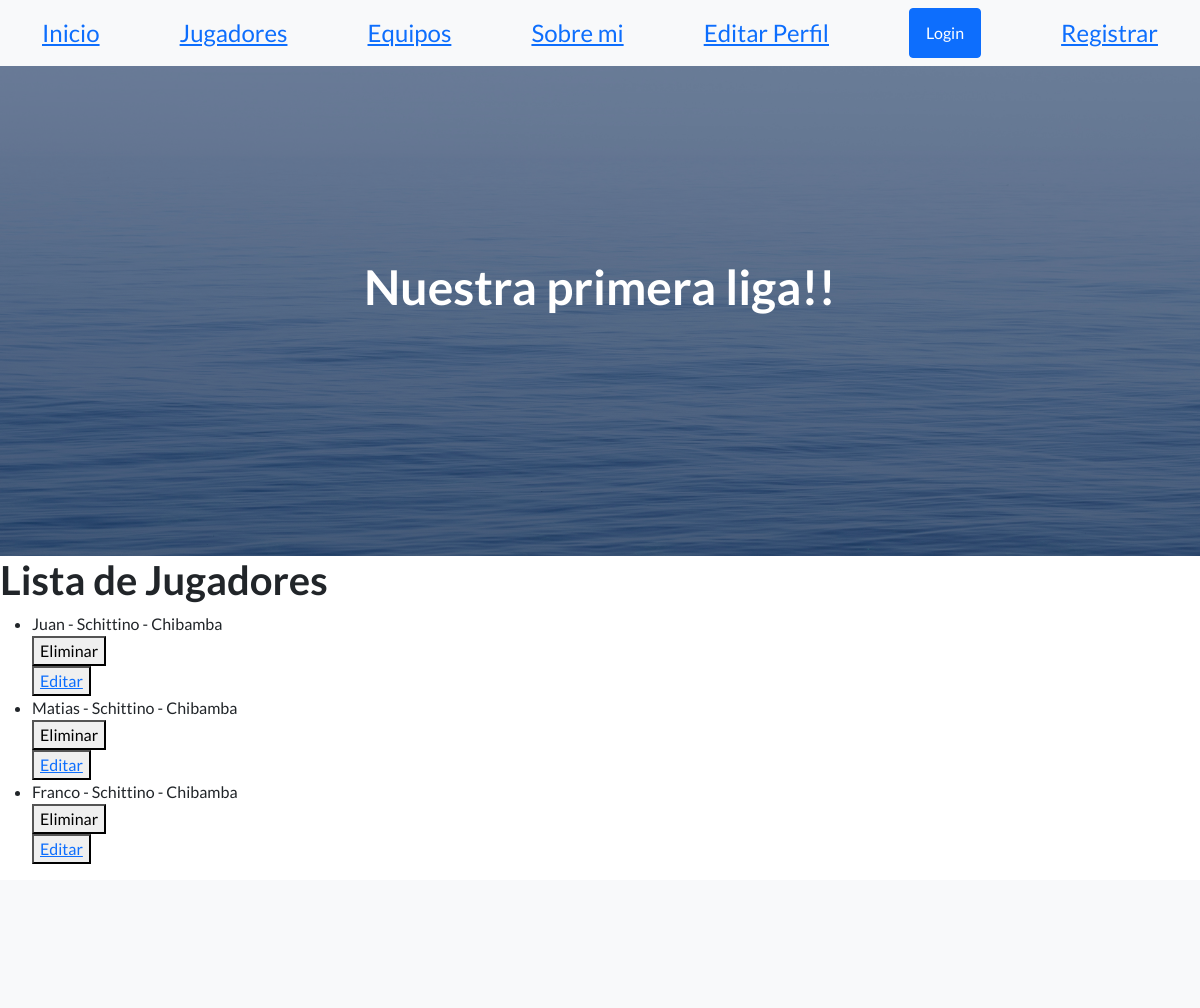
The app's page /app-coder/listaJugadores/, older data.
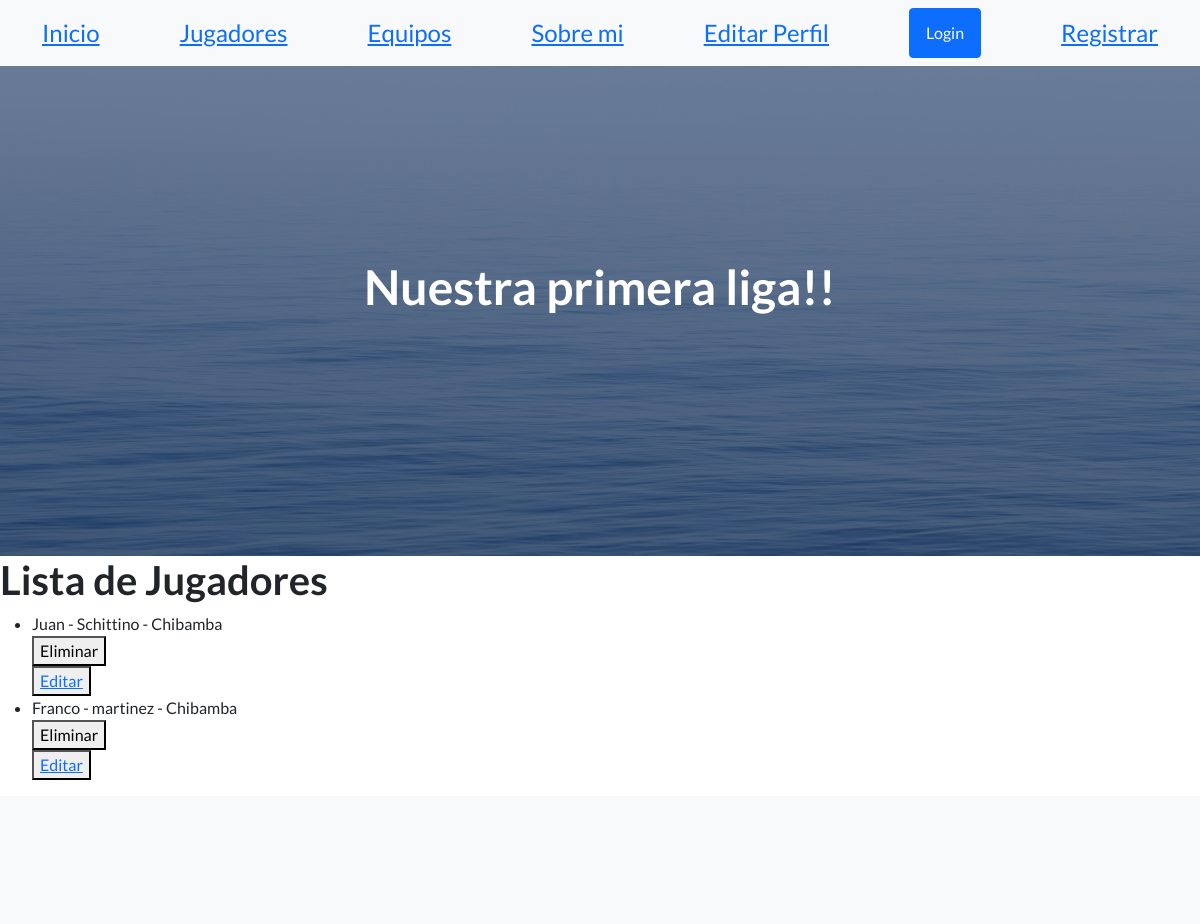
The same page, newer data.
### AppCoder/models.py (models this page shows)
class Jugadores(models.Model):
    nombre = models.CharField( max_length=50)
    apellido = models.CharField( max_length=50)
    equipo = models.CharField(max_length=50)
    gmail = models.EmailField()
    nacimiento = models.DateField(max_length=50)
    def __str__(self):
        return f"{self.nombre} - {self.apellido} - {self.equipo}"

### AppCoder/views.py (the view)
# urls.py: path("listaJugadores/", listaJugadores,name="listaJugadores"),
def listaJugadores(request):
    jugadores = Jugadores.objects.all()
    return render(request, "leerjugadores.html", {"jugadores": jugadores})

### AppCoder/Template/leerJugadores.html
{% extends 'padre.html' %}
{% load static %}
{% block contenidoQueCambia %}
    <h1>Lista de Jugadores</h1>
    <ul>
        {% for jugador  in jugadores %}
            <li>
                {{jugador}}
            </li>
            <div>
                <form action="{% url "EliminaJugador" jugador.id  %}" method="POST">{% csrf_token %}
                 <button type="submit"> Eliminar </button>
                 </form>
                 <button>
                    <a href="{% url "EditarJugador" jugador.id  %}">Editar</a>
                 </button>
            </div>
        {% endfor %}
    </ul>
{% endblock contenidoQueCambia %}

Row changes from the older to the newer data that the page shows:
removed Jugadores: nombre+apellido+equipo "Matias - Schittino - Chibamba"
removed Jugadores: nombre+apellido+equipo "Franco - Schittino - Chibamba"
added Jugadores: nombre+apellido+equipo "Franco - martinez - Chibamba"
